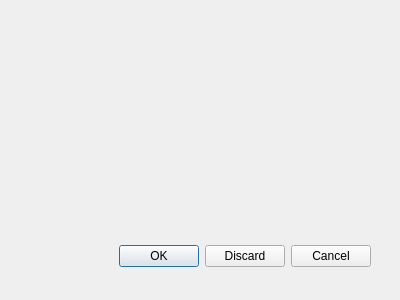
<?xml version="1.0" encoding="UTF-8"?>
<ui version="4.0">
 <class>Dialog3</class>
 <widget class="QDialog" name="Dialog3">
  <property name="geometry">
   <rect>
    <x>0</x>
    <y>0</y>
    <width>400</width>
    <height>300</height>
   </rect>
  </property>
  <property name="windowTitle">
   <string>Dialog</string>
  </property>
  <widget class="QDialogButtonBox" name="buttonBox">
   <property name="geometry">
    <rect>
     <x>30</x>
     <y>240</y>
     <width>341</width>
     <height>32</height>
    </rect>
   </property>
   <property name="orientation">
    <enum>Qt::Horizontal</enum>
   </property>
   <property name="standardButtons">
    <set>QDialogButtonBox::Cancel|QDialogButtonBox::Discard|QDialogButtonBox::Ok</set>
   </property>
  </widget>
 </widget>
 <resources/>
 <connections>
  <connection>
   <sender>buttonBox</sender>
   <signal>accepted()</signal>
   <receiver>Dialog3</receiver>
   <slot>accept()</slot>
   <hints>
    <hint type="sourcelabel">
     <x>248</x>
     <y>254</y>
    </hint>
    <hint type="destinationlabel">
     <x>157</x>
     <y>274</y>
    </hint>
   </hints>
  </connection>
  <connection>
   <sender>buttonBox</sender>
   <signal>rejected()</signal>
   <receiver>Dialog3</receiver>
   <slot>reject()</slot>
   <hints>
    <hint type="sourcelabel">
     <x>316</x>
     <y>260</y>
    </hint>
    <hint type="destinationlabel">
     <x>286</x>
     <y>274</y>
    </hint>
   </hints>
  </connection>
 </connections>
</ui>
